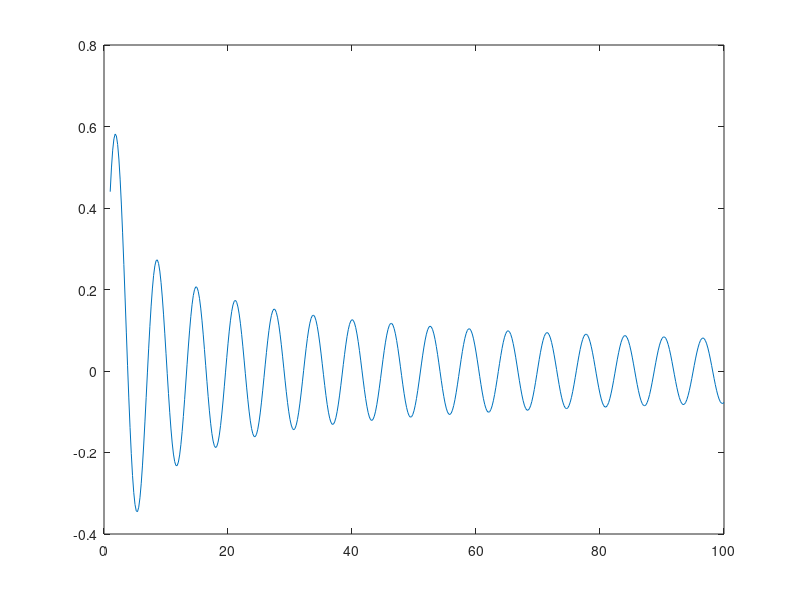

Recreate this plot in MATLAB.
%% Section Title
% This is a big header

%%% Bulleted List
%
% * BULLETED ITEM 1
% * BULLETED ITEM 2
%
%%% Numbered List
%
% # NUMBERED ITEM 1
% # NUMBERED ITEM 2
%

%%% Section Title
% A more discrete section that doesn't put a break in the file source
%% What code looks like
x = 1:0.2:100
h = plot(x,besselj(1,x)) 

%% Mathematical Expressions
% Equation displayed in line with text $x^2+e^{\pi i}$
% Block equations always have a line to
%
% $$e^{\pi i} + 1 = 0$$
%
% set them apart

%% Monospaced block 
% 
%  PREFORMATTED
%  TEXT
% 
%% File/Command Inclusions
% Include a file (note: you need to include the full path to the file)
% <nest.m>
%
% Include a link
% <http://www.mathworks.com MathWorks> 
%
% Include a link to a command
% <matlab:magic(5) MAGIC>
%
%% MATLAB(R) Code
% 
%   for i = 1:10
%       disp x
%   end
% 
%% LaTeX Markup Example (only works when published as .tex document)
%
% <latex>
% \begin{tabular}{|r|r|}
% \hline $n$&$n!$\\ 
% \hline 1&1\\ 2&2\\ 3&6\\ 
% \hline
% \end{tabular}
% </latex>
%


%% 
%%
% <http://www.mathworks.com SECTION TITLE
% DESCRIPTIVE TEXT>
